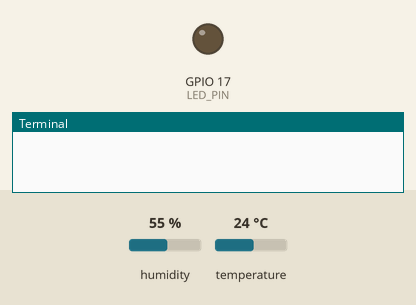
Bench run of a program on a simulated Raspberry Pi (BCM pin numbers). Parts: output pins drawn as LEDs (lit = HIGH), the last lines printed to the terminal. Inputs (shaded band) come from the test bench; at power-on: temperature 24 °C, humidity 55 %.

Above: at 0.1 s.
At 1.2 s:
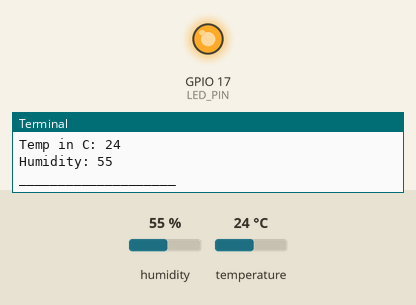
1.3 s: temperature set to 22 °C
Timing chart, 0 to 4.3 s (numbered marks = the images above; inputs shaded):
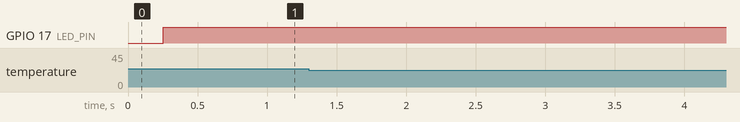

The program:

ez_lit.py
```python
import adafruit_dht
import board
import time
import RPi.GPIO as GPIO

sensor = adafruit_dht.DHT11(board.D26)
GPIO.setmode(GPIO.BCM)
LED_PIN = 17
GPIO.setup(LED_PIN, GPIO.OUT)

try:
    while True:
        temp_c = sensor.temperature
        humidity = sensor.humidity
        if humidity is not None and temp_c is not None:
            print(f'\nTemp in C: {temp_c}\nHumidity: {humidity}\n____________________')
            if temp_c > 23:
                GPIO.output(17, GPIO.HIGH)
                time.sleep(1)
                print("LED On")
            else:
                print("LED Off")
        else:
            GPIO.output(17, GPIO.LOW)
            print("Sensor failure. Check wiring.")
        time.sleep(2)

except KeyboardInterrupt:
    print("Gracefully disconnecting.")
    GPIO.cleanup()
```
